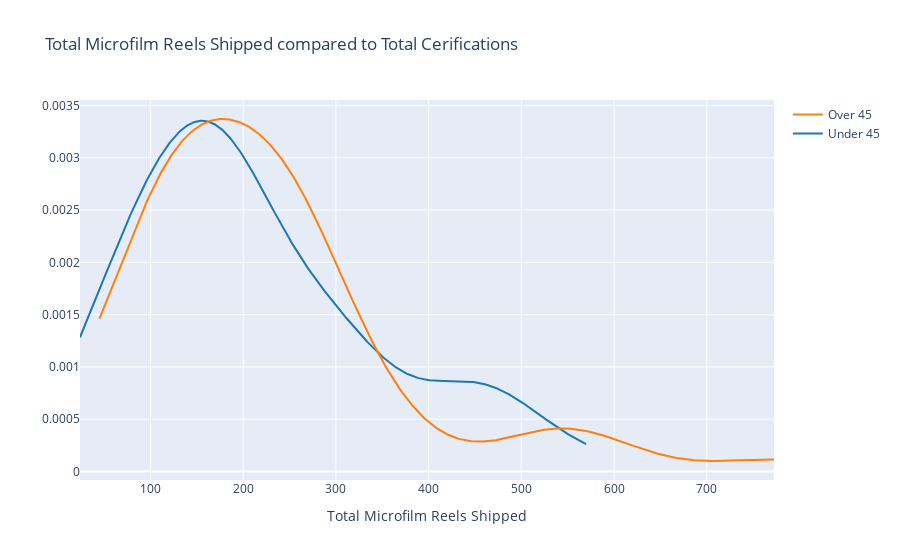

Notebook source saved alongside this figure:
### Markdown cell above
# Data Exporation

### Code cell
# Checking Heart Disease Rates by age and gender

class_0 = update_cus_service_df.loc[update_cus_service_df['TotalCertifications'] <= 45]["TotalMicrofilmReelsShipped"]
class_1 = update_cus_service_df.loc[update_cus_service_df['TotalCertifications'] >= 45]["TotalMicrofilmReelsShipped"]

hist_data = [class_0, class_1]
group_labels = ['Under 45 ', 'Over 45']

fig = ff.create_distplot(hist_data, group_labels, show_hist=False, show_rug=False)
fig['layout'].update(title='Total Microfilm Reels Shipped compared to Total Cerifications', xaxis=dict(title='Total Microfilm Reels Shipped'))
iplot(fig, filename='dist_only')

### Figure 1 — Plotly figure (JSON) as saved in the notebook; plotly's stock layout.template omitted (floating-point values rounded to 4 significant figures; data arrays with more than 128 entries replaced by an {"elided": "..."} marker saying what was removed)
{"data": [{"legendgroup": "Under 45 ", "marker": {"color": "rgb(31, 119, 180)"}, "mode": "lines", "name": "Under 45 ", "showlegend": true, "type": "scatter", "x": {"elided": "500 float values"}, "xaxis": "x", "y": {"elided": "500 float values"}, "yaxis": "y"}, {"legendgroup": "Over 45", "marker": {"color": "rgb(255, 127, 14)"}, "mode": "lines", "name": "Over 45", "showlegend": true, "type": "scatter", "x": {"elided": "500 float values"}, "xaxis": "x", "y": {"elided": "500 float values"}, "yaxis": "y"}], "layout": {"barmode": "overlay", "hovermode": "closest", "legend": {"traceorder": "reversed"}, "title": {"text": "Total Microfilm Reels Shipped compared to Total Cerifications"}, "xaxis": {"anchor": "y2", "domain": [0, 1], "title": {"text": "Total Microfilm Reels Shipped"}, "zeroline": false}, "yaxis": {"anchor": "free", "domain": [0, 1], "position": 0}}}
